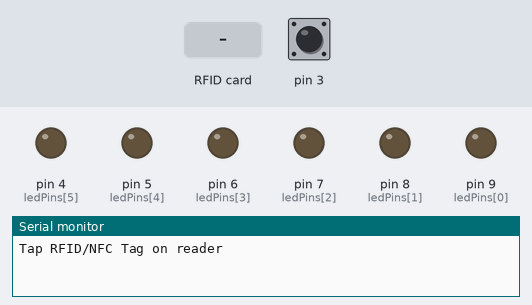
The sketch below on a simulated Arduino Uno, built with avr-gcc and run on an emulated ATmega328P. Parts: output pins drawn as LEDs (lit = HIGH), the last lines printed to the serial monitor. The inputs (shaded band) are chosen by the test bench; at power-on: pin 3 HIGH. Pins used as bus, display or sensor lines are not drawn.

Above: at 1.2 s.
1.3 s: pin 3 pulled LOW for 0.15 s
4.4 s: RFID card 69 84 C6 B1 held to the reader
At 8.3 s:
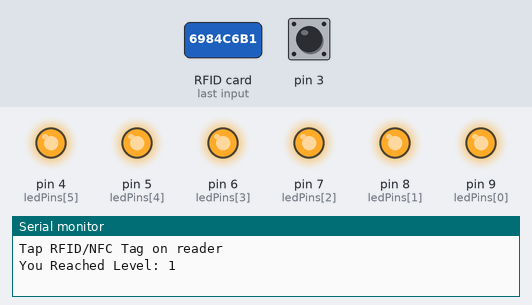
10.4 s: pin 3 pulled LOW for 1 s
At 15.45 s:
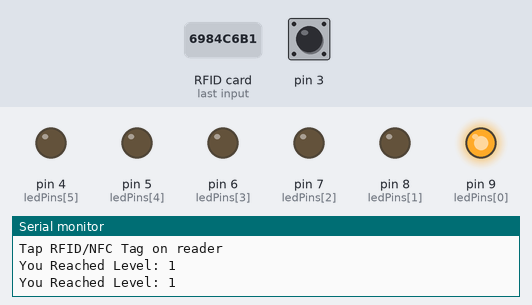
Timing chart, 0 to 19.4 s (numbered marks = the images above; inputs shaded):
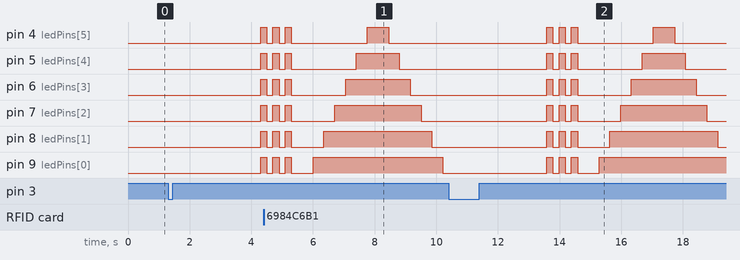

Measured:
- after the input at 1.3 s, pin 4 (ledPins[5]), pin 5 (ledPins[4]), pin 6 (ledPins[3]), pin 7 (ledPins[2]), pin 8 (ledPins[1]), pin 9 (ledPins[0]): LOW → HIGH after 3.0 s

The sketch:

Timing_withNFC.ino
```cpp
#include <SPI.h>
#include <MFRC522.h>
#define SS_PIN 10
#define RST_PIN A0

MFRC522 rfid(SS_PIN, RST_PIN);
int ledPins[] = {9, 8, 7, 6, 5, 4};
int delayTime = 350;
int level = 1;
bool greenLed = false;
bool gameOver = false;
bool gameStart = false;
void buttonPush();
byte authorizedUID[4] = {0x69, 0x84, 0xC6, 0xB1};

void setup() {
  Serial.begin(9600);
  SPI.begin(); // init SPI bus
  rfid.PCD_Init(); // init MFRC522

  Serial.println("Tap RFID/NFC Tag on reader");
  pinMode(3, INPUT_PULLUP);
  for (int i = 0; i < 7; i++) {
    pinMode(ledPins[i], OUTPUT);
  }
  attachInterrupt(digitalPinToInterrupt(3), buttonPush, FALLING);
}

void loop() {
if (rfid.PICC_IsNewCardPresent()) { // new tag is available
    if (rfid.PICC_ReadCardSerial()) { // NUID has been readed
      MFRC522::PICC_Type piccType = rfid.PICC_GetType(rfid.uid.sak);

      if (rfid.uid.uidByte[0] == authorizedUID[0] &&
          rfid.uid.uidByte[1] == authorizedUID[1] &&
          rfid.uid.uidByte[2] == authorizedUID[2] &&
          rfid.uid.uidByte[3] == authorizedUID[3] ) {
            gameStart = true;
          }
           rfid.PICC_HaltA(); // halt PICC
      rfid.PCD_StopCrypto1(); // stop encryption on PCD
    }
  }
  if (gameOver) {
    Serial.print("You Reached Level: ");
    Serial.println(level);
    delay(3000);
    // Flash all LEDs
    for (int j = 0; j < 3; j++) { // Flash 3 times
      for (int i = 0; i < 7; i++) {
        digitalWrite(ledPins[i], HIGH);
      }
      delay(200);
      for (int i = 0; i < 6; i++) {
        digitalWrite(ledPins[i], LOW);
      }
      delay(200);
    }
    level = 1;
    delayTime = 350;
    gameOver = false;
    delay(500);
  }

  if (!gameOver && gameStart) { //turn LEDs on in order
    for (int i = 0; i < 6; i++) {
      digitalWrite(ledPins[i], HIGH);
      if (i > 3) {
        greenLed = true;
      } else {
        greenLed = false;
      }
      delay(delayTime);
      Serial.print(""); //without this, code don't work. Explanation is left as an excercise for the reader
      if (gameOver) {
        break; // Exit loop immediately if game over
      }
    }
  }
  if (!gameOver && gameStart) { //turn LEDs off in reverse order
    for (int i = 6; i > -1; i--) {
      Serial.print(""); //without this, code don't work. Explanation is left as an excercise for the reader
      if (gameOver) {
        break; // Exit loop immediately if game over
      }
      digitalWrite(ledPins[i], LOW);
      if (i > 3) {
        greenLed = true;
      } else {
        greenLed = false;
      }
      delay(delayTime);
    }
  }
}

void buttonPush() {
  static unsigned long last_interrupt_time = 0;
  unsigned long interrupt_time = millis();
  if (interrupt_time - last_interrupt_time > 300) {
    if (greenLed) {
      delayTime = delayTime * 9 / 10;
      level++;
    } else {
      gameOver = true;
    }
    last_interrupt_time = interrupt_time;
  }
}
```
